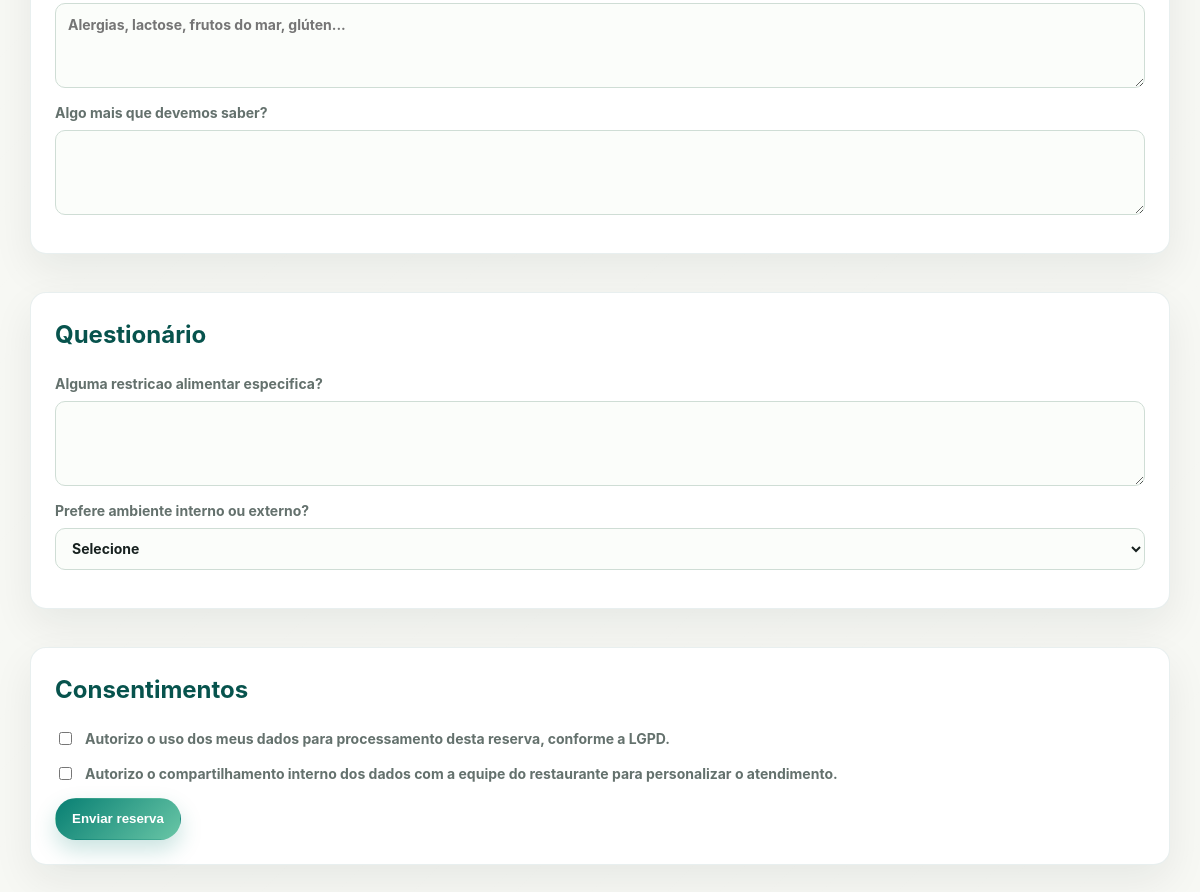
Before: / (lower part) with the older database file.
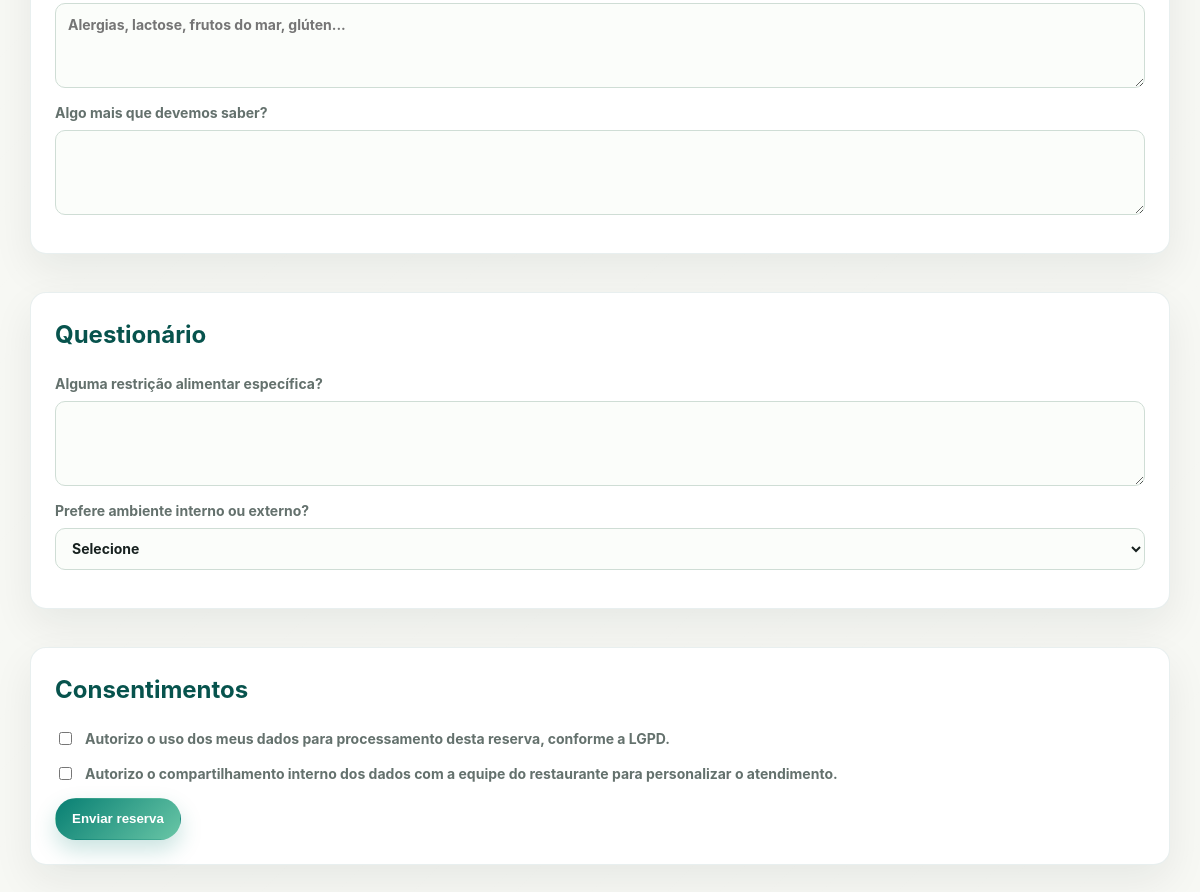
After: the same page with the newer database file.
### tables this page shows
CREATE TABLE questionnaire_questions (
  id INT AUTO_INCREMENT PRIMARY KEY,
  label VARCHAR(220) NOT NULL,
  field_type ENUM('text','textarea','select','checkbox') NOT NULL DEFAULT 'text',
  options_text TEXT NULL,
  is_required TINYINT(1) NOT NULL DEFAULT 0,
  sort_order INT NOT NULL DEFAULT 0,
  status ENUM('active','inactive') NOT NULL DEFAULT 'active',
  created_at TIMESTAMP DEFAULT CURRENT_TIMESTAMP
);

### includes/functions.php (called while the page is built, shortened)
<?php
function e($value)
{
    return htmlspecialchars((string)$value, ENT_QUOTES, 'UTF-8');
}

### public/index.php (the view, shortened to what this page needs)
<?php
require_once __DIR__ . '/../config/db.php';
require_once __DIR__ . '/../includes/header.php';
$questions = $pdo->query("SELECT * FROM questionnaire_questions WHERE status = 'active' ORDER BY sort_order, id")->fetchAll();
?>
<form class="form-grid" action="reservar.php" method="post">
    <section class="panel">
        <label>Restrição alimentar
            <textarea name="dietary_restrictions" rows="3" placeholder="Alergias, lactose, frutos do mar, glúten..."></textarea>
        </label>
        <label>Algo mais que devemos saber?
            <textarea name="notes" rows="3"></textarea>
        </label>
    </section>
    <?php if ($questions): ?>
        <section class="panel">
            <h2>Questionário</h2>
            <?php foreach ($questions as $question): ?>
                <label><?php echo e($question['label']); ?>
                    <?php if ($question['field_type'] === 'textarea'): ?>
                        <textarea name="answers[<?php echo (int)$question['id']; ?>]" rows="3" <?php echo $question['is_required'] ? 'required' : ''; ?>></textarea>
                    <?php elseif ($question['field_type'] === 'select'): ?>
                        <select name="answers[<?php echo (int)$question['id']; ?>]" <?php echo $question['is_required'] ? 'required' : ''; ?>>
                            <option value="">Selecione</option>
                        </select>
                    <?php elseif ($question['field_type'] === 'checkbox'): ?>
                        <input type="checkbox" name="answers[<?php echo (int)$question['id']; ?>]" value="Sim">
                    <?php else: ?>
                        <input type="text" name="answers[<?php echo (int)$question['id']; ?>]" <?php echo $question['is_required'] ? 'required' : ''; ?>>
                    <?php endif; ?>
                </label>
            <?php endforeach; ?>
        </section>
    <?php endif; ?>
    <section class="panel">
        <h2>Consentimentos</h2>
        <label class="check">
            <input type="checkbox" name="lgpd_terms_consent" value="1" required>
            Autorizo o uso dos meus dados para processamento desta reserva, conforme a LGPD.
        </label>
        <label class="check">
            <input type="checkbox" name="lgpd_share_consent" value="1">
            Autorizo o compartilhamento interno dos dados com a equipe do restaurante para personalizar o atendimento.
        </label>
        <button class="button primary" type="submit">Enviar reserva</button>
    </section>
</form>
<?php require_once __DIR__ . '/../includes/footer.php'; ?>

### includes/header.php (shortened to what this page needs)
<?php
require_once __DIR__ . '/functions.php';
$isAdmin = isset($isAdmin) ? $isAdmin : false;
?>
<!doctype html>
<html lang="pt-BR">
<head>
    <link rel="stylesheet" href="../assets/css/app.css">
</head>
<body class="<?php echo $isAdmin ? 'admin-shell' : 'public-shell'; ?>">
<main class="page">

### includes/footer.php
</main>
</body>
</html>

### assets/css/app.css (style rules this page uses)
:root { --bg: #f7f8f4; --surface: #ffffff; --surface-soft: #fff8ef; --ink: #17211f; --muted: #64716d; --line: #dde5dd; --primary: #087f73; --primary-dark: #07534d; --primary-soft: #ddf5ed; --accent: #ef6f4d; --accent-dark: #b9472e; --gold: #d69a2d; --mint: #69c6a6; --whatsapp: #159b7d; --danger: #b42318; --success: #167448; --shadow: 0 18px 50px rgba(16, 32, 29, 0.1); }
* { box-sizing: border-box; }
body { margin: 0; background: linear-gradient(180deg, rgba(255, 248, 239, 0.9) 0, rgba(247, 248, 244, 0.98) 320px), repeating-linear-gradient(135deg, rgba(8, 127, 115, 0.04) 0 1px, transparent 1px 18px), var(--bg); color: var(--ink); font-family: Inter, "Segoe UI", Arial, Helvetica, sans-serif; line-height: 1.5; }
body.public-shell { min-height: 100vh; }
.page { margin: 0 auto; max-width: 1180px; padding: 32px 20px 56px; }
.panel { background: var(--surface); border: 1px solid rgba(8, 83, 77, 0.09); border-radius: 16px; box-shadow: 0 16px 42px rgba(16, 32, 29, 0.07); margin-bottom: 20px; padding: 24px; }
.panel h1, .panel h2, .panel h3 { color: var(--primary-dark); letter-spacing: 0; margin-top: 0; }
.form-grid { display: grid; gap: 18px; }
label { color: var(--muted); display: grid; font-size: 14px; font-weight: 700; gap: 7px; margin-bottom: 14px; }
input, select, textarea { background: #fbfdfa; border: 1px solid #cfddd5; border-radius: 10px; color: var(--ink); font: inherit; min-height: 42px; padding: 10px 12px; width: 100%; }
textarea { resize: vertical; }
.check { align-items: flex-start; display: flex; gap: 10px; }
.check input { margin-top: 4px; min-height: auto; width: auto; }
.button { align-items: center; border: 1px solid transparent; border-radius: 999px; cursor: pointer; display: inline-flex; font-weight: 800; justify-content: center; min-height: 42px; padding: 10px 16px; transition: transform 0.16s ease, box-shadow 0.16s ease, background 0.16s ease; }
.button.primary { background: linear-gradient(135deg, var(--primary), var(--mint)); box-shadow: 0 10px 22px rgba(8, 127, 115, 0.22); color: #fff; }

Changed rows visible on the page:
changed questionnaire_questions: label "Alguma restricao alimentar especifica?" → "Alguma restrição alimentar específica?"
